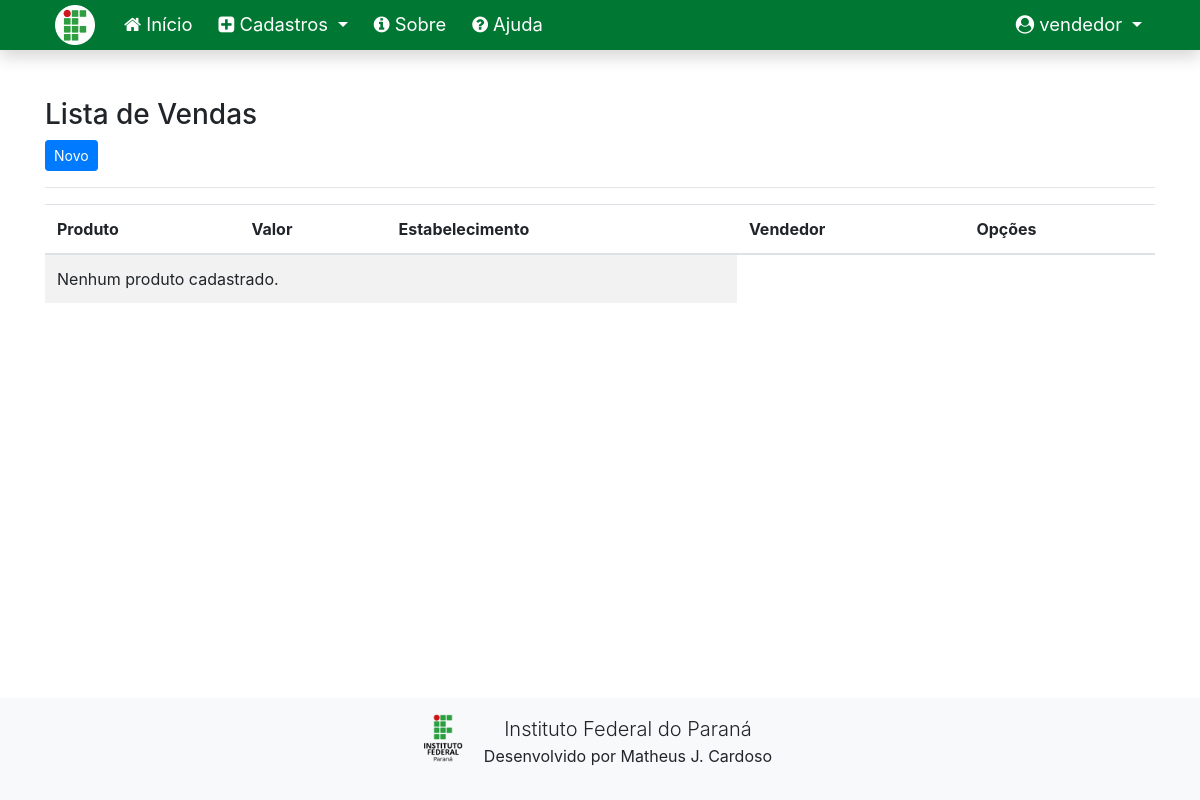
The app's page /listar/venda (signed in), older data.
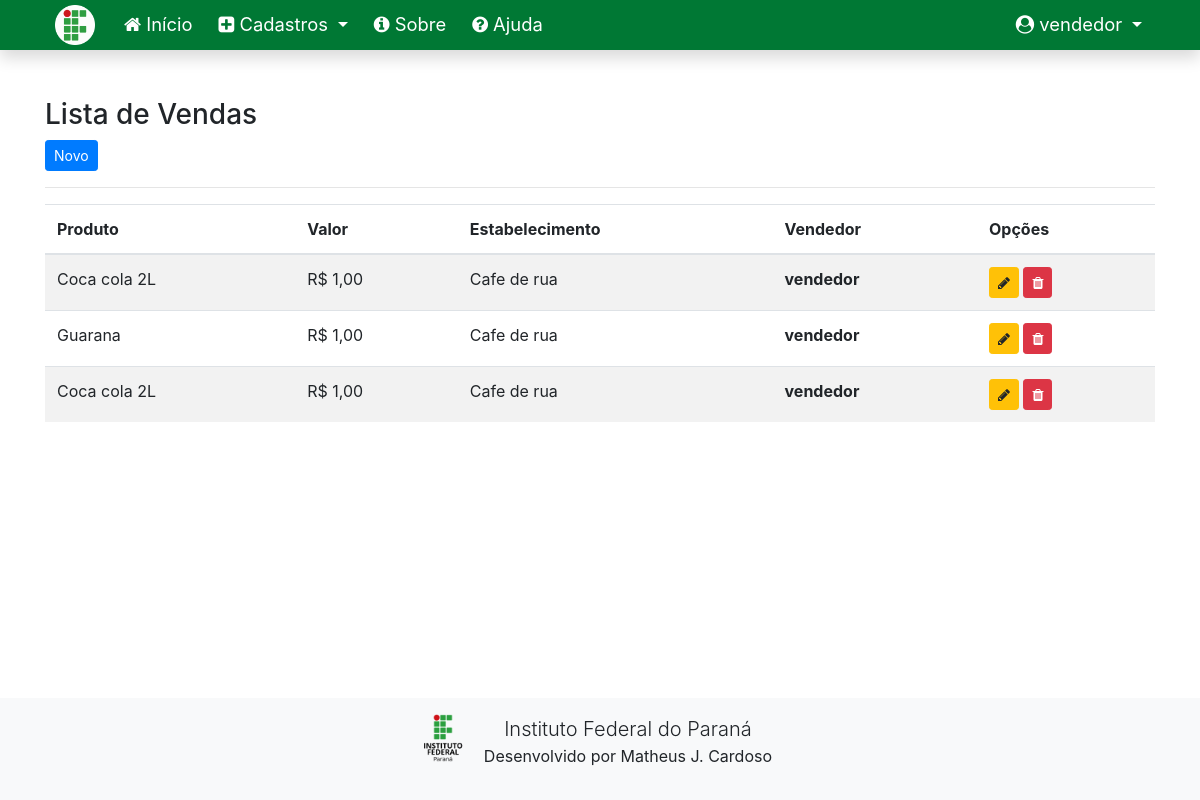
The same page, newer data.
### cadastros/models.py (models this page shows, shortened)
class Venda(models.Model):
    valor_total = models.DecimalField(decimal_places=2, max_digits=5)
    valor_final = models.DecimalField(decimal_places=2, max_digits=5)
    desconto = models.DecimalField(decimal_places=2, max_digits=5)
    produto = models.ForeignKey(Produto, on_delete=models.PROTECT)
    estabelecimento = models.ForeignKey(Estabelecimento, on_delete=models.PROTECT)
    usuario = models.ForeignKey(User, on_delete=models.PROTECT)

class Produto(models.Model):
    nome = models.CharField(max_length=150)
    preco = models.DecimalField(decimal_places=2, max_digits=5)
    categoria = models.ForeignKey(Categoria, on_delete=models.PROTECT)

class Estabelecimento(models.Model):
    nome = models.CharField(max_length=200)
    logradouro = models.CharField(max_length=200)
    numero = models.CharField(max_length=10)
    bairro = models.CharField(max_length=200)
    cnpj = models.CharField(max_length=14)
    cpf = models.CharField(max_length=11)
    cep = models.CharField(max_length=10, null=True)
    cidade = models.ForeignKey(Cidade, on_delete=models.PROTECT)

### cadastros/views.py (the view)
# urls.py: path('listar/venda', VendaList.as_view(), name='listar-venda')
class VendaList(LoginRequiredMixin, ListView):
    login_url = reverse_lazy('login')
    model = Venda
    template_name = 'cadastros/listas/venda.html'
    def get_queryset(self):
        self.object_list = Venda.objects.filter(usuario=self.request.user)
        return self.object_list

### cadastros/templates/cadastros/listas/venda.html (shortened to what this page needs)
{% extends 'paginas/modelo.html' %}
{% load static %}
{% block conteudo %}
<h3>Lista de Vendas</h3>
<a href="{% url 'cadastros-venda' %}" class="btn btn-primary btn-sm">Novo</a>
<hr>
<div class="table-responsive">
    <table class="table table-striped" id="tabela-listar">
        <thead>
            <tr>
                <th>Produto</th>
                <th>Valor</th>
                <th>Estabelecimento</th>
                <th>Vendedor</th>
                <th>Opções</th>
            </tr>
        </thead>
        <tbody>
            {% for venda in object_list %}
            <tr>
                <td>{{ venda.produto.nome }}</td>
                <td>R$ {{ venda.valor_final }}</td>
                <td>{{ venda.estabelecimento.nome }}</td>
                <th>{{ venda.usuario}}</th>
                <td>
                    <a href="{% url 'editar-venda' venda.pk %}" class="btn btn-warning btn-sm">
                        <i class="fa fa-pencil" aria-hidden="true"></i>
                    </a>
                    <a href="{% url 'excluir-venda' venda.pk %}" class="btn btn-danger btn-sm">
                        <i class="fa fa-trash" aria-hidden="true"></i>
                    </a>
                </td>
            </tr>
            {% empty %}
            <tr>
                <td colspan="3">Nenhum produto cadastrado.</td>
            </tr>
            {% endfor %}
        </tbody>
    </table>
</div>
{% endblock %}

### paginas/templates/paginas/modelo.html (shortened to what this page needs)
{% load static %}
<!doctype html>
<html lang="pt-br" class="h-100">
<head>
    <link href="{% static 'css/bootstrap.min.css' %}" rel="stylesheet">
    <link href="{% static 'css/font-awesome.min.css' %}" rel="stylesheet">
    <link href="{% static 'css/ifpr.css' %}" rel="stylesheet">
    <link rel="stylesheet" type="text/css" href="https://cdn.datatables.net/v/bs4/dt-1.10.22/datatables.min.css" />
</head>
<body class="d-flex flex-column h-100">
    <main role="main" class="flex-shrink-0">
        {% block menu %}
        <nav class="navbar navbar-expand-lg navbar-dark bg-ifpr font-115 shadow">
            <div class="container">
                <a class="navbar-brand" href="#">
                    <img src="{% static 'img/ifpr-circle.png' %}" height="40" alt="">
                </a>
                <div class="collapse navbar-collapse" id="navbarNavDropdown">
                    <ul class="navbar-nav mr-auto">
                        <li class="nav-item">
                            <a class="nav-link" href="{% url 'index' %}">
                                <i class="fa fa-home" aria-hidden="true"></i>
                                Início
                            </a>
                        </li>
                        {% if request.user.is_authenticated %}
                        <li class="nav-item dropdown">
                            <a class="nav-link dropdown-toggle text-white" href="#" id="navbarDropdownMenuLink"
                                role="button" data-toggle="dropdown" aria-haspopup="true" aria-expanded="false">
                                <i class="fa fa-plus-square" aria-hidden="true"></i>
                                Cadastros
                            </a>
                        </li>
                        {% endif %}
                        <li class="nav-item ">
                            <a class="nav-link" href="{% url 'sobre' %}">
                                <i class="fa fa-info-circle" aria-hidden="true"></i>
                                Sobre
                            </a>
                        </li>
                        <li class="nav-item ">
                            <a class="nav-link" href="#">
                                <i class="fa fa-question-circle" aria-hidden="true"></i>
                                Ajuda
                            </a>
                        </li>
                    </ul>
                    <ul class="navbar-nav">
                        {% if request.user.is_authenticated %}
                        <li class="nav-item dropdown">
                            <a class="nav-link dropdown-toggle text-white" href="#" id="navbarDropdownMenuLink"
                                role="button" data-toggle="dropdown" aria-haspopup="true" aria-expanded="false">
                                <i class="fa fa-user-circle" aria-hidden="true"></i>
                                <span id="username">{{ request.user }}</span>
                            </a>
                        </li>
                        {% endif %}
                    </ul>
                </div>
            </div>
        </nav>
        {% endblock %}
        <div class="container py-5">
            {% block conteudo %}{% endblock %}
        </div>
    </main>
    <footer class="mt-auto">
        {% block rodape %}
        <div class="container-fluid bg-light text-center p-3">
            <div class="row">
                <div class="col-md-4 mx-auto text-center">
                    <img src="{% static 'img/ifpr.png' %}" height="48" class="float-left" alt="">
                    <p>
                        <span class="lead">Instituto Federal do Paraná</span><br>
                        <span>Desenvolvido por Matheus J. Cardoso</span>
                    </p>
                </div>
            </div>
            {% endblock %}
    </footer>
</body>
</html>

### static/css/ifpr.css (style rules this page uses)
.bg-ifpr { background-color: #007834; }
.font-115 { font-size: 115%; }
.navbar { padding: 0 !important; }
.navbar .navbar-brand { padding-left: 10px; }
.navbar a.nav-link { color: white !important; }
.navbar .nav-item { padding: 3px 5px; }
table td { max-width: 500px; }

Row changes from the older to the newer data that the page shows:
added Venda: produto.nome "Coca cola 2L", valor_final "1,00", estabelecimento.nome "Cafe de rua", usuario "vendedor"
added Venda: produto.nome "Guarana", valor_final "1,00", estabelecimento.nome "Cafe de rua", usuario "vendedor"
added Venda: produto.nome "Coca cola 2L", valor_final "1,00", estabelecimento.nome "Cafe de rua", usuario "vendedor"
Text that changed along with them:
text no longer shown: "Nenhum produto cadastrado."
